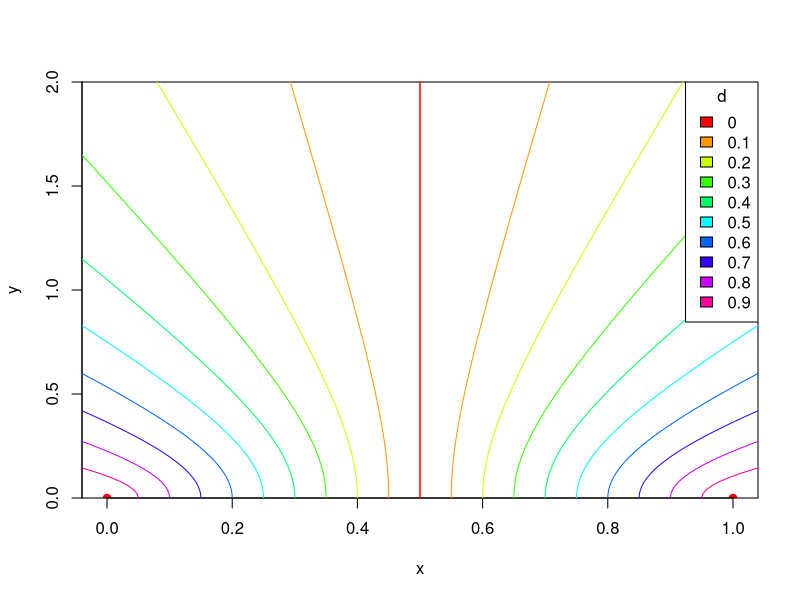

Source code (R):
## ---- chunk 1
solution <- function(x, d)
  (d*sqrt((4-4*d^2)*x^2 + d^4 - 2*d^2 + 1) + d^2 - 1)/(2*d^2-2)

roomdepth <- 2
ndiffs <- 9

cols <- rainbow(ndiffs+1)
ds <- 0:ndiffs/(ndiffs+1)

ys <- roomdepth*0:100/100
data <- lapply(ds, function(d)sapply(ys, solution, d=d))

plot(0:1, c(0,0), pch=19, col="red", xlim=0:1, ylim=c(0,roomdepth), yaxs="i", xlab="x", ylab="y")
mapply(function(xs,col){lines(xs, ys, col=col);lines(1-xs, ys, col=col)}, data, cols)
legend("topright", legend=ds, fill=cols, title="d")
